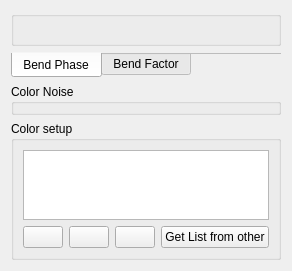
<?xml version="1.0" encoding="UTF-8"?>
<ui version="4.0">
 <class>CVegetableApperancePage</class>
 <widget class="QWidget" name="CVegetableApperancePage">
  <property name="geometry">
   <rect>
    <x>0</x>
    <y>0</y>
    <width>273</width>
    <height>252</height>
   </rect>
  </property>
  <property name="windowTitle">
   <string>Form</string>
  </property>
  <layout class="QGridLayout" name="gridLayout_4">
   <item row="0" column="0">
    <widget class="QTabWidget" name="tabWidget">
     <property name="sizePolicy">
      <sizepolicy hsizetype="Expanding" vsizetype="Preferred">
       <horstretch>0</horstretch>
       <verstretch>0</verstretch>
      </sizepolicy>
     </property>
     <property name="tabPosition">
      <enum>QTabWidget::South</enum>
     </property>
     <property name="tabShape">
      <enum>QTabWidget::Rounded</enum>
     </property>
     <property name="currentIndex">
      <number>0</number>
     </property>
     <property name="documentMode">
      <bool>true</bool>
     </property>
     <property name="tabsClosable">
      <bool>false</bool>
     </property>
     <widget class="QWidget" name="tab">
      <attribute name="title">
       <string>Bend Phase</string>
      </attribute>
      <layout class="QGridLayout" name="gridLayout_2">
       <property name="leftMargin">
        <number>0</number>
       </property>
       <property name="topMargin">
        <number>0</number>
       </property>
       <property name="rightMargin">
        <number>0</number>
       </property>
       <property name="bottomMargin">
        <number>6</number>
       </property>
       <item row="0" column="0">
        <widget class="NLQT::CVegetNoiseValueWidget" name="bendPhaseGroupBox">
         <property name="title">
          <string/>
         </property>
        </widget>
       </item>
      </layout>
     </widget>
     <widget class="QWidget" name="tab_2">
      <attribute name="title">
       <string>Bend Factor</string>
      </attribute>
      <layout class="QGridLayout" name="gridLayout_3">
       <property name="leftMargin">
        <number>0</number>
       </property>
       <property name="topMargin">
        <number>0</number>
       </property>
       <property name="rightMargin">
        <number>0</number>
       </property>
       <property name="bottomMargin">
        <number>6</number>
       </property>
       <item row="0" column="0">
        <widget class="NLQT::CVegetNoiseValueWidget" name="bendFactorGroupBox">
         <property name="title">
          <string/>
         </property>
        </widget>
       </item>
      </layout>
     </widget>
    </widget>
   </item>
   <item row="1" column="0">
    <widget class="NLQT::CVegetNoiseValueWidget" name="colorNoiseGroupBox">
     <property name="title">
      <string>Color Noise</string>
     </property>
    </widget>
   </item>
   <item row="2" column="0">
    <widget class="QGroupBox" name="groupBox">
     <property name="title">
      <string>Color setup</string>
     </property>
     <layout class="QGridLayout" name="gridLayout">
      <item row="0" column="0" colspan="4">
       <widget class="QListWidget" name="listWidget">
        <property name="sizePolicy">
         <sizepolicy hsizetype="Expanding" vsizetype="Expanding">
          <horstretch>0</horstretch>
          <verstretch>0</verstretch>
         </sizepolicy>
        </property>
        <property name="toolTip">
         <string>Double cliclk to change color</string>
        </property>
        <property name="flow">
         <enum>QListView::LeftToRight</enum>
        </property>
        <property name="viewMode">
         <enum>QListView::IconMode</enum>
        </property>
       </widget>
      </item>
      <item row="1" column="2">
       <widget class="QPushButton" name="removePushButton">
        <property name="text">
         <string/>
        </property>
        <property name="icon">
         <iconset resource="object_viewer_qt.qrc">
          <normaloff>:/images/list-remove.png</normaloff>:/images/list-remove.png</iconset>
        </property>
       </widget>
      </item>
      <item row="1" column="3">
       <widget class="QPushButton" name="getListPushButton">
        <property name="text">
         <string>Get List from other</string>
        </property>
       </widget>
      </item>
      <item row="1" column="1">
       <widget class="QPushButton" name="insColorPushButton">
        <property name="text">
         <string/>
        </property>
        <property name="icon">
         <iconset resource="object_viewer_qt.qrc">
          <normaloff>:/images/insert-horizontal.png</normaloff>:/images/insert-horizontal.png</iconset>
        </property>
       </widget>
      </item>
      <item row="1" column="0">
       <widget class="QPushButton" name="addColorPushButton">
        <property name="text">
         <string/>
        </property>
        <property name="icon">
         <iconset resource="object_viewer_qt.qrc">
          <normaloff>:/images/list-add.png</normaloff>:/images/list-add.png</iconset>
        </property>
       </widget>
      </item>
     </layout>
    </widget>
   </item>
  </layout>
 </widget>
 <customwidgets>
  <customwidget>
   <class>NLQT::CVegetNoiseValueWidget</class>
   <extends>QGroupBox</extends>
   <header>vegetable_noise_value_widget.h</header>
   <container>1</container>
  </customwidget>
 </customwidgets>
 <resources>
  <include location="object_viewer_qt.qrc"/>
 </resources>
 <connections/>
</ui>
